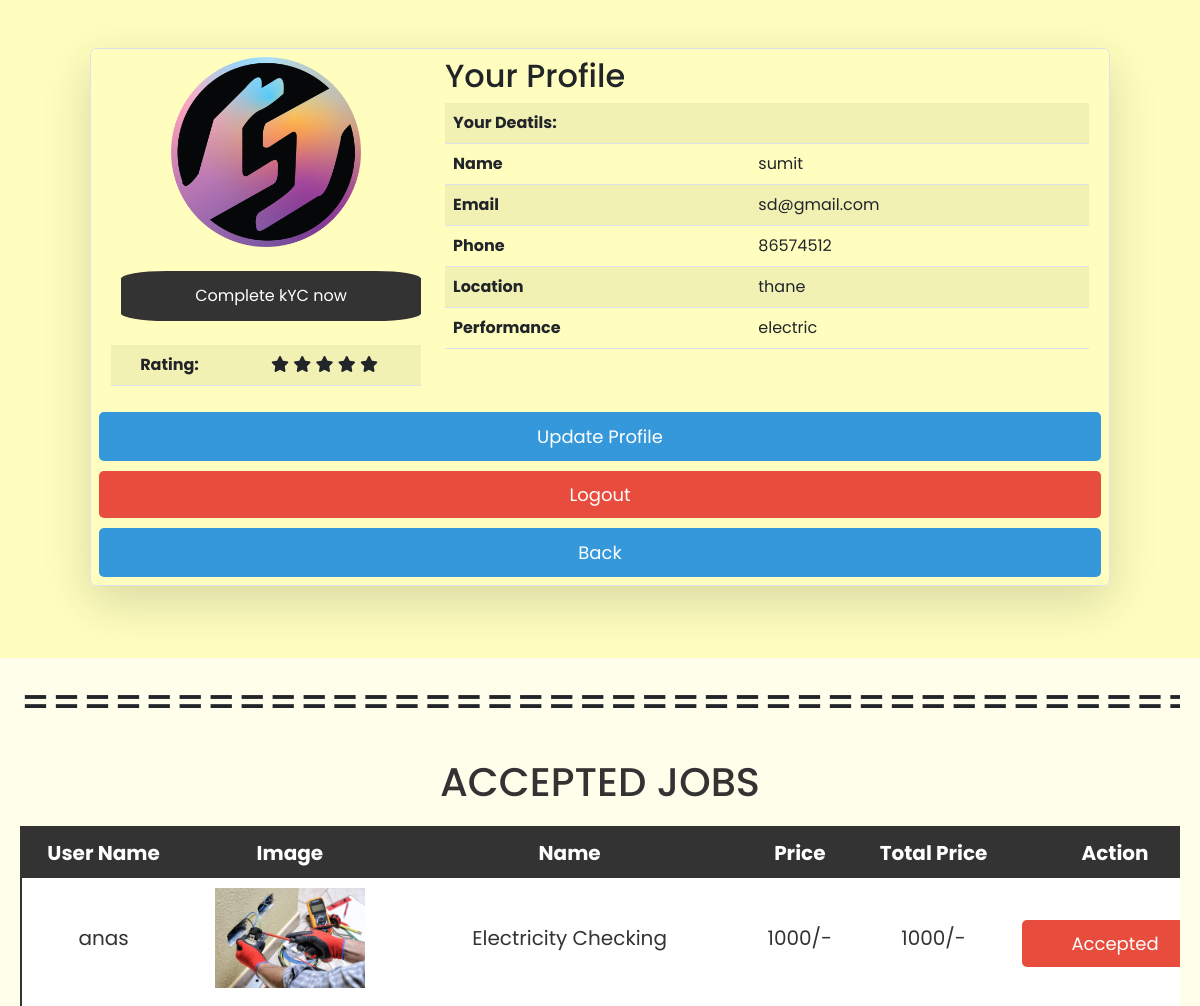
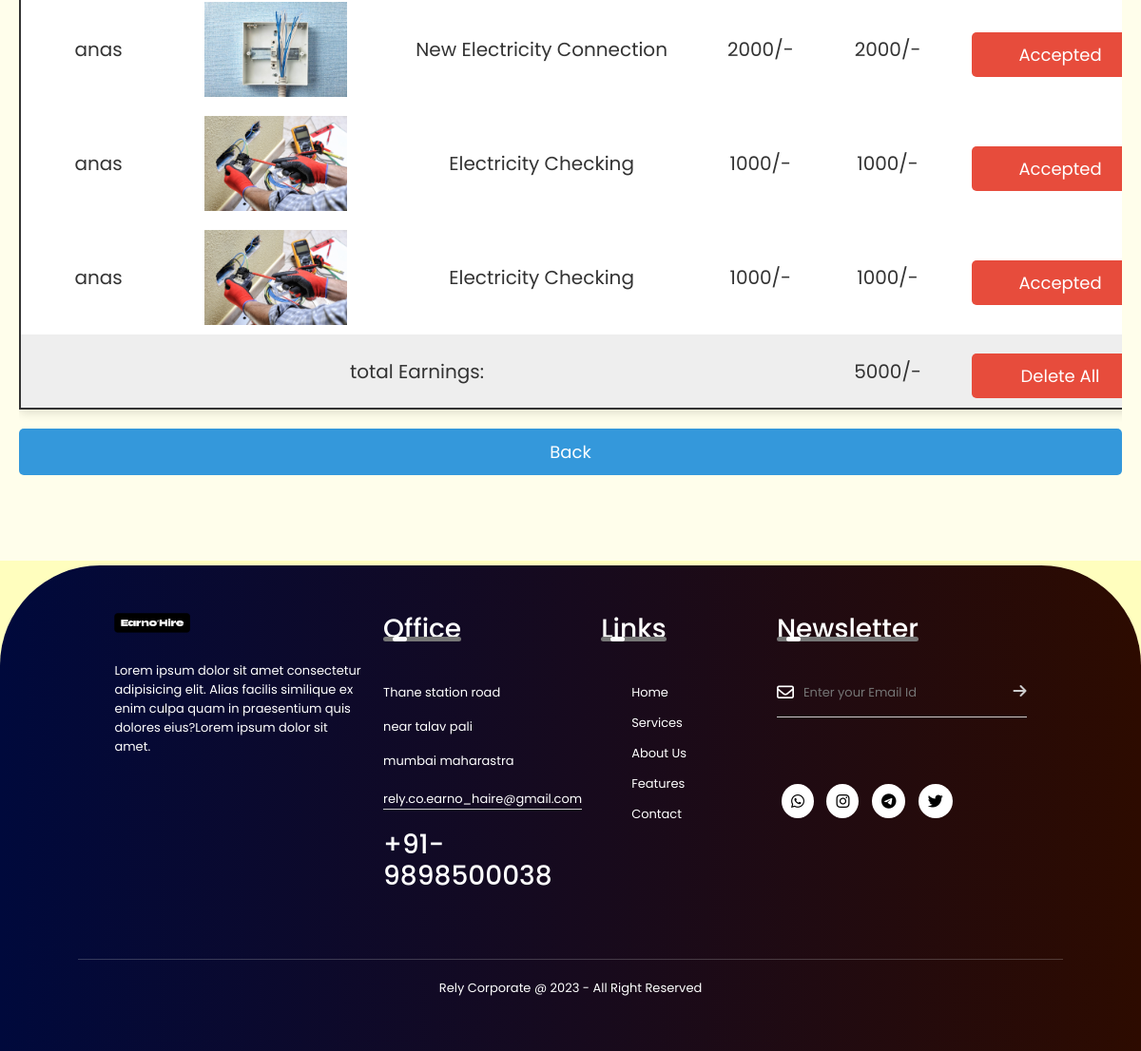
Screenshot of /sp_profile.php (signed in) with the database file from the repository (2 pictures, top to bottom).
### tables this page shows
CREATE TABLE `sp` (
  `sp_id` int(100) NOT NULL,
  `sp_name` varchar(100) NOT NULL,
  `sp_email` varchar(100) NOT NULL,
  `sp_password` varchar(100) NOT NULL,
  `user_type` varchar(100) NOT NULL DEFAULT 'service_provider',
  `sp_image` varchar(100) NOT NULL,
  `kyc_status` varchar(100) NOT NULL DEFAULT 'pending',
  `sp_address` varchar(1000) NOT NULL,
  `sp_city` varchar(50) NOT NULL,
  `sp_pincode` varchar(50) NOT NULL,
  `profession` varchar(100) NOT NULL
);

CREATE TABLE `accepted` (
  `id` int(100) NOT NULL,
  `users_id` varchar(100) NOT NULL,
  `sp_id` varchar(100) NOT NULL,
  `users_name` varchar(100) NOT NULL,
  `acc_name` varchar(100) NOT NULL,
  `acc_price` varchar(100) NOT NULL,
  `acc_image` varchar(100) NOT NULL
);

### sp_profile.php (the view, shortened to what this page needs)
<?php
require 'config.php';
$sp_id = $_SESSION['sp_id'];
 ?>
<!DOCTYPE html>
<html lang="en">
<head>
   <link rel="stylesheet" type="text/css" href="./css/bootstrap.min.css">
    <link rel="stylesheet" href="https://cdnjs.cloudflare.com/ajax/libs/font-awesome/6.3.0/css/all.min.css">
   <link rel="stylesheet" href="css/style2.css">
   <link rel="stylesheet" href="css/style.css">
   <link rel="stylesheet" href="../trial3(pic)/css/footer.css">
</head>
<body>
    <?php
        $select_product = mysqli_query($conn, "SELECT * FROM `sp` where sp_id='$sp_id' ") or die('query failed');
        if(mysqli_num_rows($select_product) > 0){
            while($fetch_product = mysqli_fetch_assoc($select_product)){
    ?>
    <div class=" row col-lg-8 border rounded mx-auto mt-5 p-2 shadow-lg">
        <div class="col-md-4 text-center">
            <?php
               $select = mysqli_query($conn, "SELECT * FROM `sp` WHERE sp_id = '$sp_id'") or die('query failed');
               if(mysqli_num_rows($select) > 0){
                  $fetch = mysqli_fetch_assoc($select);
               }
               if($fetch['sp_image'] == ''){
                  echo '<img src="images/default-avatar.png" style= "width: 190px;height:190px;object-fit: cover">';
               }else{
                  echo '<img src="uploaded_img/'.$fetch['sp_image'].'" style= "width: 190px;height:190px;object-fit: cover">';
               }
            ?>
            <div>
                <br/>
                <input type="submit" name="submit" value="Complete kYC now" id="btn">
                <br/>
                <br/>
                <table class="table table-striped">
                <tr>
                    <th>Rating: </th>
                    <td>
                    <div class="star">
                    <i class="fas fa-star"></i>
                    <i class="fas fa-star"></i>
                    <i class="fas fa-star"></i>
                    <i class="fas fa-star"></i>
                    <i class="fas fa-star"></i>
                    </div>
                </td></tr>
                </table>
            </div>
        </div>
        <div class="col-md-8">
            <div class="h2">Your Profile</div>
            <table class="table table-striped">
                <tr><th colspan="2">Your Deatils:</th></tr>
                <tr><th>Name</th><td><?php echo $fetch_product['sp_name']; ?></td></tr>
                <tr><th>Email</th><td><?php echo $fetch_product['sp_email']; ?></td></tr>
                <tr><th>Phone </th><td>86574512</td></tr>
                <tr><th>Location </th><td><?php echo $fetch_product['sp_city']; ?></td></tr>
                <tr><th>Performance</th><td><?php echo $fetch_product['profession']; ?></td></tr>
            </table>
        </div>
                <a href="sp_update.php" class="btn">update profile</a>
                <a href="home.php?logout=<?php echo $user_id; ?>" class="delete-btn">logout</a>
                <a href="#" class="btn" id="go-back">Back</a>
    </div>
    <?php
        };
    };
    ?>
    <br/>
    <br/>
    <br/>
   <div class="container">
         <div class="shopping-cart">
            <h1>==============================================</h1>
            <br/>
            <h1 class="heading">Accepted Jobs</h1>
            <table>
            <thead>
                <th>user name</th>
                <th>image</th>
                <th>name</th>
                <th>price</th>
                <th>total price</th>
                <th>action</th>
            </thead>
            <tbody>
            <?php
                $cart_query = mysqli_query($conn, "SELECT * FROM `accepted` where sp_id='$sp_id'") or die('query failed');
                $grand_total = 0;
                if(mysqli_num_rows($cart_query) > 0){
                    while($fetch_cart = mysqli_fetch_assoc($cart_query)){
            ?>
            <tr>
                <td><?php echo $fetch_cart['users_name']; ?></td>
                <td><img src="images/<?php echo $fetch_cart['acc_image']; ?>" height="100" alt=""></td>
                <td><?php echo $fetch_cart['acc_name']; ?></td>
                <td><?php echo $fetch_cart['acc_price']; ?>/-</td>
                <td><?php echo $sub_total = ($fetch_cart['acc_price']); ?>/-</td>
                <td><a href="?remove=<?php echo $fetch_cart['id']; ?>" class="delete-btn" onclick="return confirm('You Accepted this job..');">Accepted</a></td>
            </tr>
            <?php
                $grand_total += $sub_total;
                    }
                }else{
                    echo '<tr><td style="padding:20px; text-transform:capitalize;" colspan="6">no Service Done Yet</td></tr>';
                }
            ?>
            <tr class="table-bottom">
                <td colspan="4">total Earnings:</td>
                <td><?php echo $grand_total; ?>/-</td>
                <td><a href="?delete_all" onclick="return confirm('clear all?');" class="delete-btn <?php echo ($grand_total > 1)?'':'disabled'; ?>">delete all</a></td>
            </tr>
            </tbody>
            </table>
            <a href="#" class="btn" id="go-back">Back</a>
        </div>
   </div>
<div class="footer">
    <div class="row">
        <div class="col">
            <img src="./images/Earnohire2.png" class="logo" alt="h">
            <p>Lorem ipsum dolor sit amet consectetur adipisicing elit.
                Alias facilis similique ex enim culpa quam in praesentium quis
                 dolores eius?Lorem ipsum dolor sit amet.</p>
        </div>
        <div class="col">
            <h3>Office <div class="underline"><span></span></div></h3>
            <p>Thane station road</p>
            <p>near talav pali</p>
            <p>mumbai maharastra</p>
            <p class="email">rely.co.earno_haire@gmail.com</p>
            <h3>+91-9898500038</h3>
        </div>
        <div class="col">
            <h3>Links <div class="underline"><span></span></div></h3>
           <ul>
            <li> <a href=""> Home</a></li>
               <li> <a href="">Services</a></li>
               <li> <a href="">About Us</a></li>
                <li><a href="">Features</a></li>
               <li> <a href="">Contact</a></li>
           </ul>
        </div>
        <div class="col">
            <h3>Newsletter <div class="underline"><span></span></div></h3>
            <form action="">
                <i class="fa-regular fa-envelope"></i>
                <input type="email" placeholder="Enter your Email Id" required>
                <button type="submit"><i class="fa-solid fa-arrow-right"></i></button>
            </form>
            <div class="social-icons">
                <i class="fa fa-whatsapp"></i>
                <i class="fa fa-instagram"></i>
                <i class="fa fa-telegram"></i>
                <i class="fa fa-twitter"></i>
            </div>
        </div>
    </div>
    <hr><p class="copyright">Rely Corporate @ 2023 - All Right Reserved</p>
</div>
</body>
</html>

### css/style2.css (style rules this page uses)
:root { --blue:#3498db; --dark-blue:#2980b9; --red:#e74c3c; --dark-red:#c0392b; --black:#333; --white:#fff; --light-bg:#eee; --box-shadow:0 5px 10px rgba(0,0,0,.1); }
* { font-family: 'Poppins', sans-serif; margin:0; padding:0; box-sizing: border-box; outline: none; border: none; text-decoration: none; }
body { background-color:#FFFEEB; }
.btn, .delete-btn { width: 100%; border-radius: 5px; padding:10px 30px; color:var(--white); display: block; text-align: center; cursor: pointer; font-size: 20px; margin-top: 10px; }
.btn { background-color: var(--blue); }
.delete-btn { background-color: var(--red); }
.container { min-height: 100vh; background-color: #FFFEEB; display: flex; align-items: center; justify-content: center; padding:20px; }

### css/style.css (style rules this page uses)
:root { --blue:#3498db; --red:#e74c3c; --orange:#f39c12; --black:#333; --white:#fff; --light-bg:#eee; --box-shadow:0 5px 10px rgba(0,0,0,.1); --border:2px solid var(--black); }
* { font-family: 'Poppins', sans-serif; margin:0; padding:0; box-sizing: border-box; outline: none; border: none; text-decoration: none; }
body { background:#FFFEEB; }
body { background-color: var(--light-bg); }
.btn, .delete-btn, .option-btn a { display: inline-block; padding:10px 30px; cursor: pointer; font-size: 18px; color:var(--white); border-radius: 5px; text-decoration: none; text-transform: capitalize; }
.delete-btn { background-color: var(--red); }
.container { padding:0 20px; margin:0 auto; max-width: 1200px; padding-bottom: 70px; }
.container .heading { text-align: center; margin-bottom: 20px; font-size: 40px; text-transform: uppercase; color:var(--black); }
.container .shopping-cart { padding:20px 0; }
.container .shopping-cart table { width: 100%; text-align: center; border:var(--border); border-radius: 5px; box-shadow: var(--box-shadow); background-color: var(--white); }
.container .shopping-cart table thead { background-color: var(--black); }
.container .shopping-cart table thead th { padding:10px; color:var(--white); text-transform: capitalize; font-size: 20px; }
.container .shopping-cart table .table-bottom { background-color: var(--light-bg); }
.container .shopping-cart table tr td { padding:10px; font-size: 20px; color:var(--black); }
.container .shopping-cart table tr td:nth-child(1) { padding:0; }
@media (max-width:1200px) { .container .shopping-cart { overflow-x: scroll; } }
@media (max-width:1200px) { .container .shopping-cart table { width: 1200px; } }
#btn { color: #fff; height: 50px; width: 300px; border: 5px; background: #333; border-color: #000; border-radius: 15%; margin-left: 10px; }

### css/footer.css (style rules this page uses)
body { background-color: #FFFEBE; }
.footer { color: white; width: 100%; font-size: 2rem; background: linear-gradient(to right,#00093c, #2d0b00); margin-top: 5px; border-top-left-radius:105px; border-top-right-radius:105px; font-size: 13px; line-height: 20px; position:absolute; padding:2.5rem 1.5rem; }
.row { width: 85%; margin: auto; display: flex; flex-wrap: wrap; align-items: flex-start; justify-content: space-between; }
.col { flex-basis: 25%; padding: 10px; }
.col:nth-child(2), .col:nth-child(3) { flex-basis: 15%; }
.logo { width: 80px; margin-bottom: 30px; }
.col h3 { width: fit-content; margin-bottom: 40px; position: relative; }
.email { width: fit-content; border-bottom: 1px solid #ccc; margin: 20px 0; }
ul li { list-style: none; margin-bottom: 12px; }
ul li a { text-decoration: none; color: #fff; }
form { padding-bottom: 15px; display: flex; align-items: center; justify-content: space-between; border-bottom: 1px solid #ccc; margin-bottom: 50px; }
form .fa-regular { font-size: 18px; margin-right: 10px; }
form input { width: 100%; background: transparent; color: #ccc; border: 0; outline: none; }
form button { background: transparent; border: 0; outline: none; cursor: pointer; }
form button .fa-solid { font-size: 16px; color: #ccc; }
.social-icons i { background: white; color: black; padding:10px; font-size:16px; margin: 20px 5px; border-radius: 50%; transition: .4s ease; }
hr { width: 90%; border: 0; border-bottom: 1px solid #ccc; margin: 20px auto; }
.copyright { text-align: center; }
.underline { width: 100%; height: 5px; background: #767676; border-radius: 3px; position: absolute; top: 25px; left: 0; overflow: hidden; }
.underline span { width: 15px; height: 100%; background:#fff; border-radius: 3px; position: absolute; top: 0; left: 10px; animation: moving 2s linear infinite; }

### rows the page displays
sp: sp_image (picture), sp_name "sumit", sp_email "sd@gmail.com", sp_city "thane", profession "electric"
accepted: users_name "anas", acc_image (picture), acc_name "Electricity Checking", acc_price "1000"
accepted: users_name "anas", acc_image (picture), acc_name "New Electricity Connection", acc_price "2000"
accepted: users_name "anas", acc_image (picture), acc_name "Electricity Checking", acc_price "1000"
accepted: users_name "anas", acc_image (picture), acc_name "Electricity Checking", acc_price "1000"

### other values shown
$grand_total "5000"
